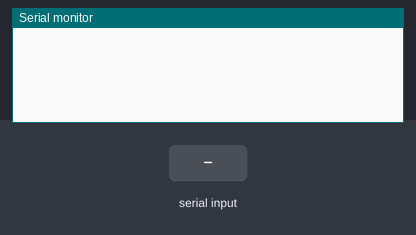
Simulated run of this sketch. Board: ESP32. Shown: the last lines printed to the serial monitor. Inputs (shaded band) come from the test bench.

Above: at 1.2 s.
1.3 s: "$GPGGA" received over the second serial link
At 2.5 s:
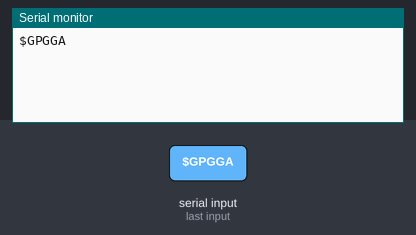
2.8 s: "1" received over the second serial link
At 3.8 s:
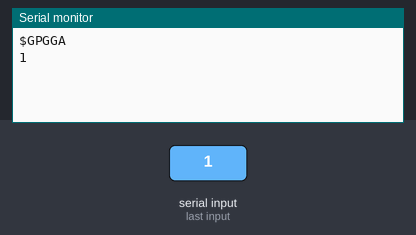

The sketch:

esp32.mini.GPS.NEO.210129.ino
```cpp
// The serial connection to the GPS module
HardwareSerial uart(2);

void setup(){
  Serial.begin(9600);
  uart.begin(9600, SERIAL_8N1, 17, 16);  // RXD1-17, TXD2-16
}

int i=0,ihour;
char gpst[2048],ttime[16],ftime[16],hour[8],nhour[2];
char *ptr=NULL;

void loop(){
  i=0;memset(gpst,0x00,2048);
  while (uart.available() > 0){
    // get the byte data from the GPS
    byte gpsData = uart.read();
    gpst[i]=gpsData;i++;
    Serial.write(gpsData);
  }
  ptr=strstr(gpst,"$GPGGA");
  if(ptr)
    {
      strncpy(ttime,ptr+7,6);
      //Serial.println(ptr);
      //Serial.println(ttime);
      ftime[0]=ttime[0];ftime[1]=ttime[1];ftime[2]=':';
      ftime[3]=ttime[2];ftime[4]=ttime[3];ftime[5]=':';
      ftime[6]=ttime[4];ftime[7]=ttime[5];
      if(ftime[1]<'9') ++ftime[1];
      else { ftime[1]='0'; ++ftime[0];}
      Serial.println(ftime);
    }
}
```

Measured:
- after the input at 1.3 s, the serial monitor: prints a new line at once (image 1)
- after the input at 2.8 s, the serial monitor: prints a new line at once (image 2)
